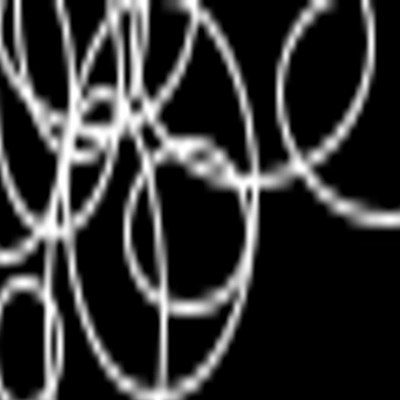
Frame 1 (no input)
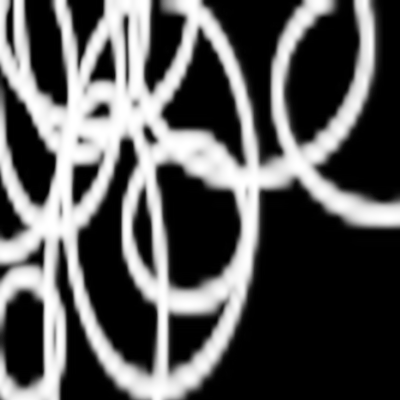
Frame 60 (the mouse pressed at the canvas centre just before this capture)
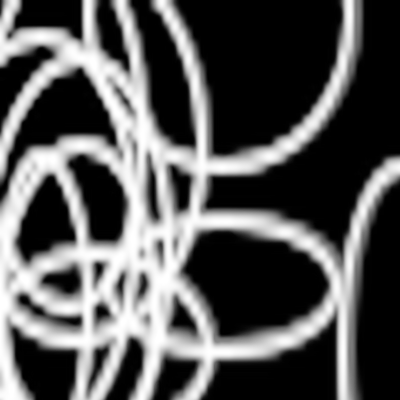
Frame 120 (the mouse held since frame 60 and released just before this capture)

The Processing sketch that drew these frames (run headless with seeded random() and noise(); from frame 60 on, the mouse is pressed at the canvas centre):

// Processing sketch: processing_149935
// ── processing_149935.pde

PGraphics pg;

void setup() {
  size(400,400);
  smooth();
  background(0);
  pg = createGraphics(round(random(10,100)),round(random(10,100)));
  pg.beginDraw();
  pg.noFill();
  pg.stroke(255);
  pg.strokeWeight(1);
  pg.ellipseMode(CENTER);
  for(int i=0;i<10;i++) {
    pg.ellipse(random(pg.width),random(pg.height),random(10,40),random(10,40));
  }
  pg.endDraw();
}

void draw() {
  noStroke();
  fill(0,random(10,100));
  rectMode(CORNERS);
  rect(0,0,width,height);
  image(pg,random(-5,0),random(-5,0),random(405,420),random(405,420));
  if((frameCount%100)==0) {setup();}
}
